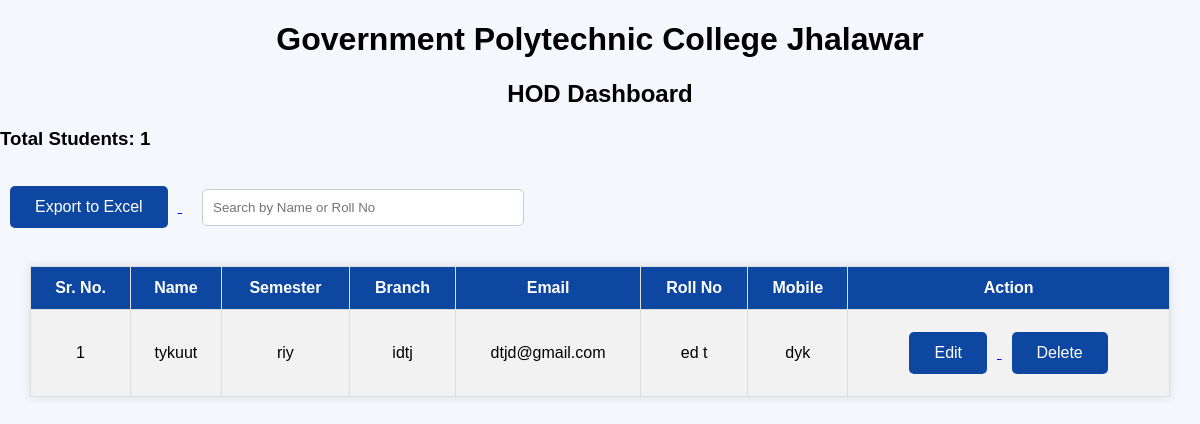
/admin/idtj, run on the app's committed database.
### tables this page shows
CREATE TABLE students (
        id INTEGER PRIMARY KEY AUTOINCREMENT,
        name TEXT,
        semester TEXT,
        branch TEXT,
        email TEXT,
        roll TEXT,
        mobile TEXT
    );

### aap.py (the view)
@app.route('/admin/<branch>')
def admin(branch):
    conn = sqlite3.connect('students.db')
    c = conn.cursor()
    c.execute(
    "SELECT * FROM students WHERE branch=?",
    (branch,)
)
    students = c.fetchall()
    total_students = len(students)
    conn.close()
    return render_template(
        'admin_dashboard.html',
        students=students,
        total_students=total_students,
        branch=branch
)

### templates/admin_dashboard.html (shortened to what this page needs)
<!DOCTYPE html>
<html>
<head>
    <link rel="stylesheet" href="{{ url_for('static', filename='style.css') }}">
</head>
<body>
<h1>Government Polytechnic College Jhalawar</h1>
<h2>HOD Dashboard</h2>
<h3>Total Students: {{ total_students }}</h3>
<a href="/export">
    <button>Export to Excel</button>
</a>
<input type="text" id="searchInput"
placeholder="Search by Name or Roll No"
onkeyup="searchStudent()"
style="padding:10px; width:300px; margin:20px;">
<table>
<tr>
    <th>Sr. No.</th>
    <th>Name</th>
    <th>Semester</th>
    <th>Branch</th>
    <th>Email</th>
    <th>Roll No</th>
    <th>Mobile</th>
    <th>Action</th>
</tr>
{% for student in students %}
<tr>
    <td>{{ loop.index  }}</td>
    <td>{{ student[1] }}</td>
    <td>{{ student[2] }}</td>
    <td>{{ student[3] }}</td>
    <td>{{ student[4] }}</td>
    <td>{{ student[5] }}</td>
    <td>{{ student[6] }}</td>
    <td>
    <a href="/edit/{{ student[0] }}">
        <button>Edit</button>
    </a>
    <a href="/delete/{{ student[0] }}"
       onclick="return confirm('Delete this student?')">
        <button>Delete</button>
    </a>
</td>
</tr>
{% endfor %}
</table>
</body>
</html>

### static/style.css (style rules this page uses)
body { margin:0; padding:0; font-family:Arial; background:#f4f7fc; }
button { padding:12px 25px; border:none; background:#0d47a1; color:white; border-radius:5px; cursor:pointer; margin:10px; font-size:16px; }
input { width:100%; padding:12px; margin-top:15px; border:1px solid #ccc; border-radius:5px; }
table { width:95%; margin:20px auto; border-collapse:collapse; background:white; box-shadow:0 0 10px rgba(0,0,0,0.1); }
th { background:#0d47a1; color:white; padding:12px; border:1px solid #ddd; }
td { padding:12px; border:1px solid #ddd; text-align:center; }
tr:nth-child(even) { background:#f2f2f2; }
h1,h2 { text-align:center; }
#searchInput { width:300px; padding:10px; margin:20px; border:1px solid #ccc; border-radius:5px; }

### data on the page
students: name "tykuut", semester "riy", branch "idtj", email "dtjd@gmail.com", roll "ed t", mobile "dyk"

### other printed values
{{ total_students }} "1"
